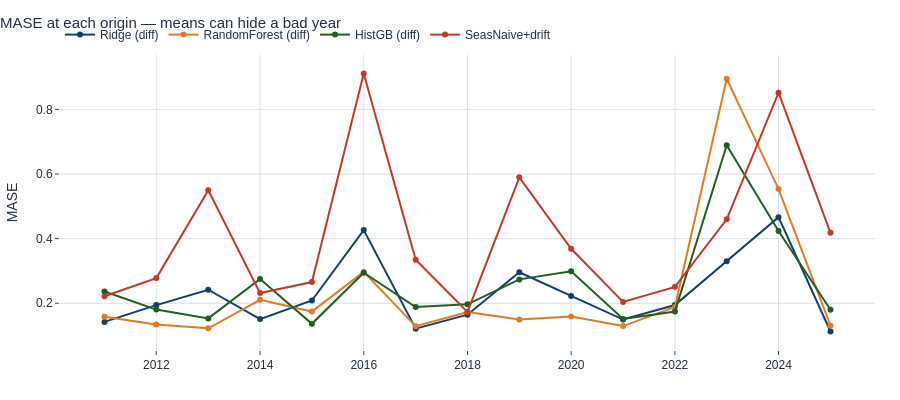

Write notebook code for a chart like this one.
### Markdown cell above
Three things fall out of that table, and only one of them is about models.

**Preprocessing beat model choice, and it was not close.** Every model improves
enormously when the target is differenced. The gap between a model's level and
differenced versions dwarfs the gap between any two models.

**Once the representation is right, the algorithm barely matters.** The three
differenced models finish within a few percent of each other. If you had spent
the afternoon tuning hyperparameters instead of thinking about the target, you
would have bought almost nothing.

**A flexible model on the wrong target is worse than doing nothing.** Check where
`HistGB` on levels lands relative to the benchmarks.

Also worth noting: the model with the best *mean* MASE is not necessarily the one
that wins the most *origins*. Decide your ranking rule before you look at the
table, not after.

### Code cell
# Per-origin detail: is the winner consistent, or is the mean hiding volatility?
pivot = bt.pivot(index="origin", columns="model", values="MASE")
best = summary.index[:3].tolist() + ["SeasNaive+drift"]
fig = go.Figure()
for m in best:
    fig.add_trace(go.Scatter(x=pivot.index, y=pivot[m], mode="lines+markers", name=m))
fig.update_layout(title="MASE at each origin — means can hide a bad year",
                  yaxis_title="MASE", height=400)
fig.show()

### Figure 1 — Plotly figure (JSON) as saved in the notebook; plotly's stock layout.template omitted (floating-point values rounded to 4 significant figures)
{"data": [{"mode": "lines+markers", "name": "Ridge (diff)", "type": "scatter", "x": ["2011-01-01T00:00:00.000000", "2012-01-01T00:00:00.000000", "2013-01-01T00:00:00.000000", "2014-01-01T00:00:00.000000", "2015-01-01T00:00:00.000000", "2016-01-01T00:00:00.000000", "2017-01-01T00:00:00.000000", "2018-01-01T00:00:00.000000", "2019-01-01T00:00:00.000000", "2020-01-01T00:00:00.000000", "2021-01-01T00:00:00.000000", "2022-01-01T00:00:00.000000", "2023-01-01T00:00:00.000000", "2024-01-01T00:00:00.000000", "2025-01-01T00:00:00.000000"], "y": [0.1423, 0.1943, 0.2418, 0.151, 0.2085, 0.4266, 0.1215, 0.1646, 0.2959, 0.2226, 0.1496, 0.1947, 0.3301, 0.4665, 0.1126]}, {"mode": "lines+markers", "name": "RandomForest (diff)", "type": "scatter", "x": ["2011-01-01T00:00:00.000000", "2012-01-01T00:00:00.000000", "2013-01-01T00:00:00.000000", "2014-01-01T00:00:00.000000", "2015-01-01T00:00:00.000000", "2016-01-01T00:00:00.000000", "2017-01-01T00:00:00.000000", "2018-01-01T00:00:00.000000", "2019-01-01T00:00:00.000000", "2020-01-01T00:00:00.000000", "2021-01-01T00:00:00.000000", "2022-01-01T00:00:00.000000", "2023-01-01T00:00:00.000000", "2024-01-01T00:00:00.000000", "2025-01-01T00:00:00.000000"], "y": [0.1582, 0.1346, 0.1225, 0.2105, 0.1742, 0.2971, 0.1289, 0.1727, 0.1498, 0.1591, 0.1294, 0.1882, 0.8948, 0.5536, 0.1305]}, {"mode": "lines+markers", "name": "HistGB (diff)", "type": "scatter", "x": ["2011-01-01T00:00:00.000000", "2012-01-01T00:00:00.000000", "2013-01-01T00:00:00.000000", "2014-01-01T00:00:00.000000", "2015-01-01T00:00:00.000000", "2016-01-01T00:00:00.000000", "2017-01-01T00:00:00.000000", "2018-01-01T00:00:00.000000", "2019-01-01T00:00:00.000000", "2020-01-01T00:00:00.000000", "2021-01-01T00:00:00.000000", "2022-01-01T00:00:00.000000", "2023-01-01T00:00:00.000000", "2024-01-01T00:00:00.000000", "2025-01-01T00:00:00.000000"], "y": [0.2364, 0.1804, 0.1531, 0.2749, 0.1364, 0.2944, 0.1884, 0.1968, 0.2739, 0.2989, 0.1511, 0.1741, 0.6893, 0.4237, 0.1797]}, {"mode": "lines+markers", "name": "SeasNaive+drift", "type": "scatter", "x": ["2011-01-01T00:00:00.000000", "2012-01-01T00:00:00.000000", "2013-01-01T00:00:00.000000", "2014-01-01T00:00:00.000000", "2015-01-01T00:00:00.000000", "2016-01-01T00:00:00.000000", "2017-01-01T00:00:00.000000", "2018-01-01T00:00:00.000000", "2019-01-01T00:00:00.000000", "2020-01-01T00:00:00.000000", "2021-01-01T00:00:00.000000", "2022-01-01T00:00:00.000000", "2023-01-01T00:00:00.000000", "2024-01-01T00:00:00.000000", "2025-01-01T00:00:00.000000"], "y": [0.2216, 0.2779, 0.5499, 0.2315, 0.2657, 0.9112, 0.3347, 0.1732, 0.5897, 0.3687, 0.2042, 0.2508, 0.4598, 0.8518, 0.418]}], "layout": {"height": 400, "title": {"text": "MASE at each origin — means can hide a bad year"}, "yaxis": {"title": {"text": "MASE"}}}}
